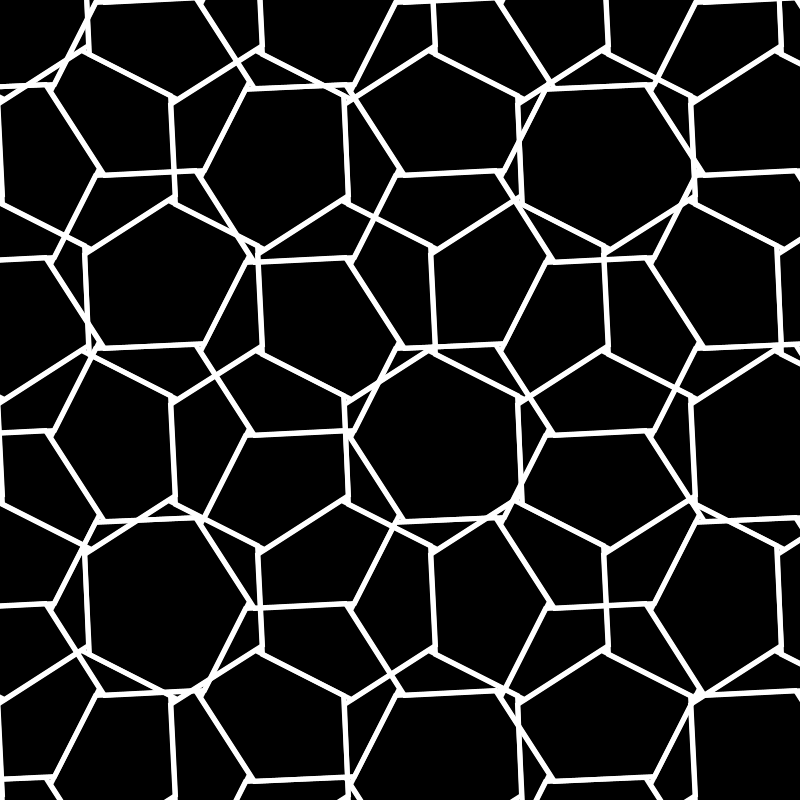
Frame 1 (no input)
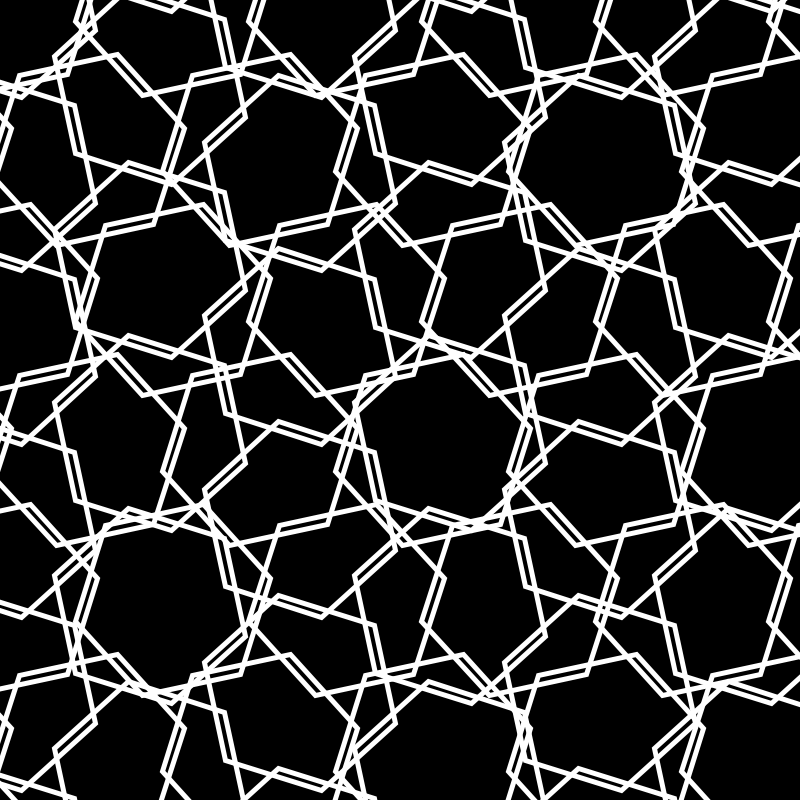
Frame 60 (the mouse pressed at the canvas centre just before this capture)
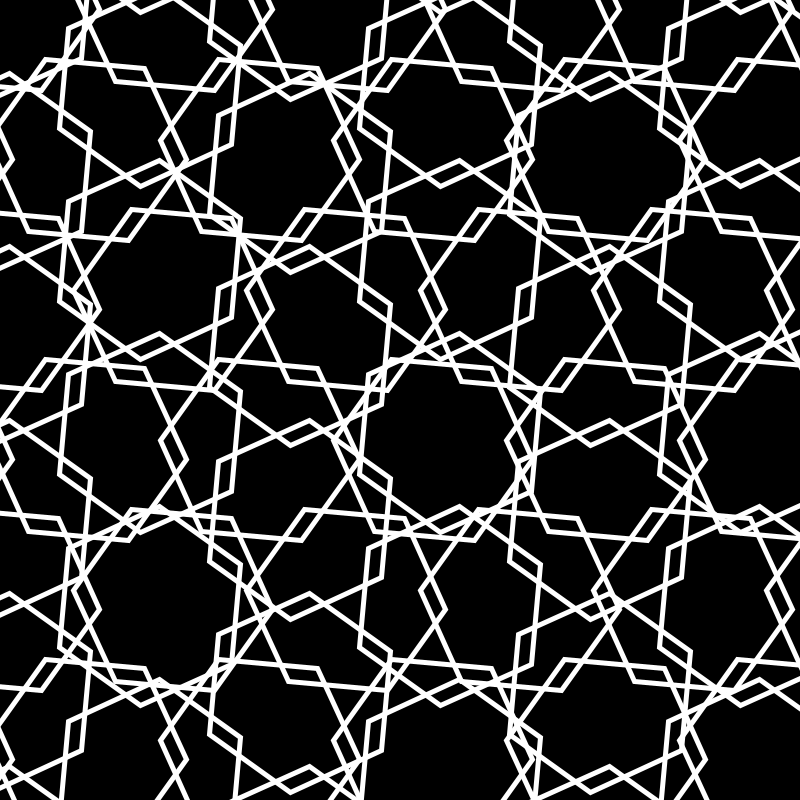
Frame 120 (the mouse held since frame 60 and released just before this capture)

The Processing sketch that drew these frames (run headless with seeded random() and noise(); from frame 60 on, the mouse is pressed at the canvas centre):

// Processing sketch: sketch_170211Hexagons
// ── sketch_170211Hexagons.pde
//hexagon art inspired by METoA Ginza's design
//reference https://processing.org/examples/regularpolygon.html 



void setup() {
  size(800, 800);
  surface.setResizable(true);
}

void draw() {
  background(0);

  noFill();
  stroke(255);
  strokeWeight(5);

  float r = 100;

  pushMatrix();
  rotate(radians(30));
  for (float j = - width/r; j <  width/r; j++) {
    for (float i = - height/r; i < height/r; i++) {
      float tempX = i * 3 * r;
      float tempY = j * 2 * sin(radians(60)) * r;
      pushMatrix();
      translate(tempX, tempY);
      rotate(frameCount);
      polygon(0, 0, r, 6);
      popMatrix();
    }
  }

  for (float j = - width/r; j <  width/r; j++) {
    for (float i = - height/r; i < height/r; i++) {
      float tempX = i * 3 * r + 3 * cos(radians(60)) * r;
      float tempY = j * 2 * sin(radians(60)) * r + r * sin(radians(60));
      pushMatrix();
      translate(tempX, tempY);
      rotate(frameCount);
      polygon(0, 0, r, 6);
      popMatrix();
    }
  }
  popMatrix();

  for (float j = - width/r; j <  width/r; j++) {
    for (float i = - height/r; i < height/r; i++) {
      float tempX = i * 3 * r;
      float tempY = j * 2 * sin(radians(60)) * r;
      pushMatrix();
      translate(tempX, tempY);
      rotate(frameCount);
      polygon(0, 0, r, 6);
      popMatrix();
    }
  }

  for (float j = - width/r; j <  width/r; j++) {
    for (float i = - height/r; i < height/r; i++) {
      float tempX = i * 3 * r + 3 * cos(radians(60)) * r;
      float tempY = j * 2 * sin(radians(60)) * r + r * sin(radians(60));
      pushMatrix();
      translate(tempX, tempY);
      rotate(frameCount);
      polygon(0, 0, r, 6);
      popMatrix();
    }
  }

  println(frameRate);
}

void polygon(float x, float y, float radius, int npoints) {
  float angle = TWO_PI / npoints;
  beginShape();
  for (float a = 0; a < TWO_PI; a += angle) {
    float sx = x + cos(a) * radius;
    float sy = y + sin(a) * radius;
    vertex(sx, sy);
  }
  endShape(CLOSE);
}
